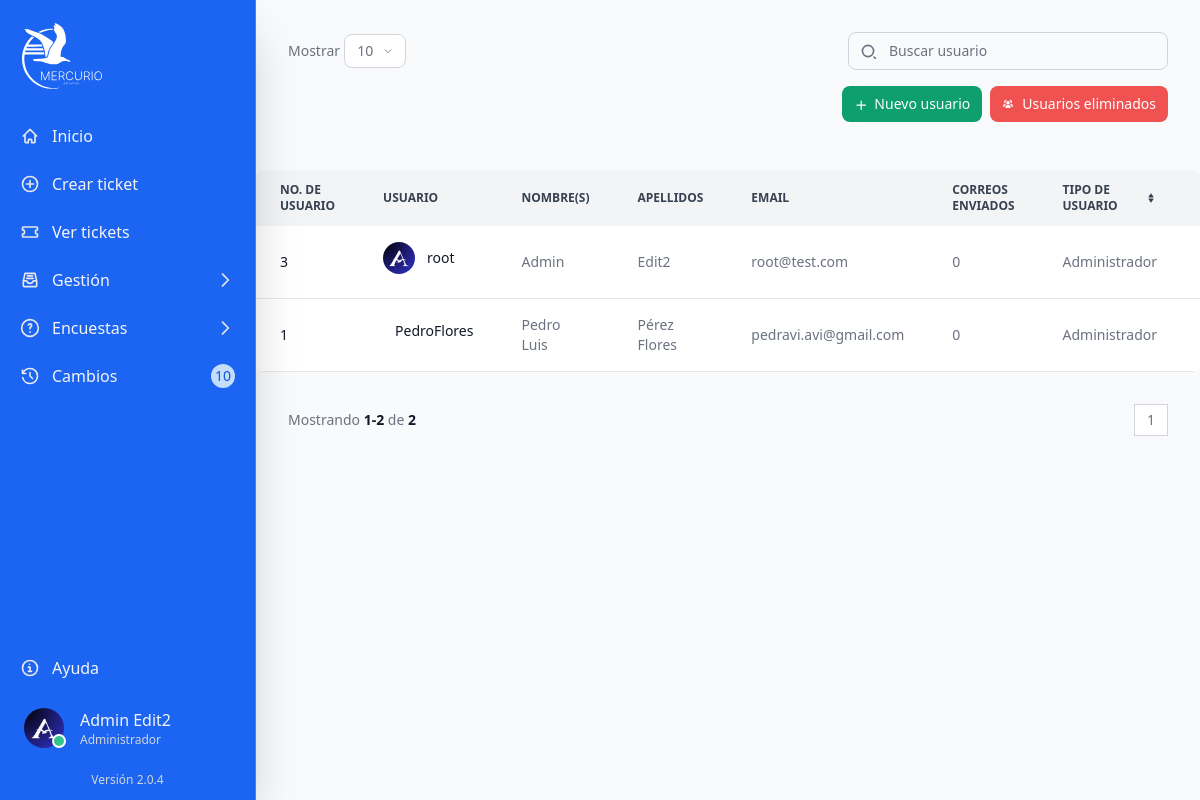
The page /src/web/usuarios.php (signed in) on the database as committed earlier.
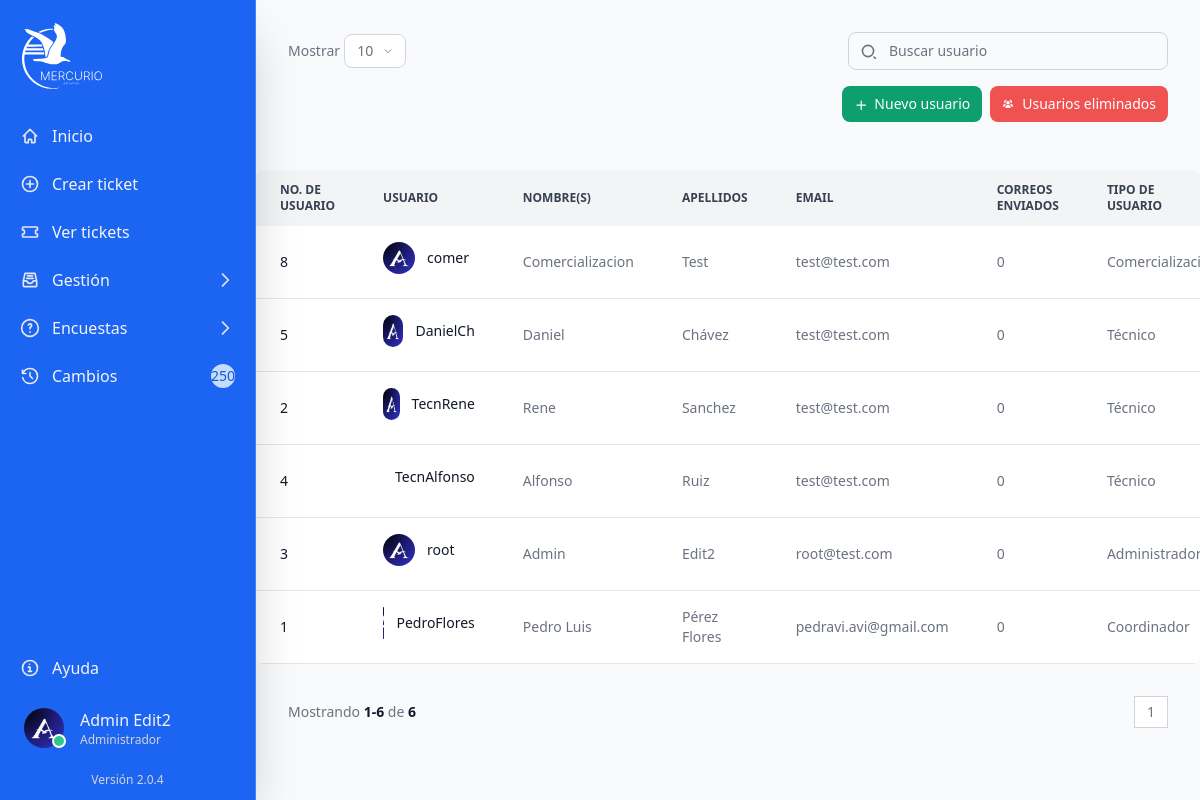
The same page on the database as committed later.
### tables this page shows
CREATE TABLE IF NOT EXISTS `users` (
  `userId` int NOT NULL AUTO_INCREMENT,
  `user` varchar(50) NOT NULL,
  `nombre` varchar(55) NOT NULL,
  `apellido` varchar(55) NOT NULL,
  `email` varchar(200) NOT NULL,
  `imagen` varchar(255) NOT NULL,
  `credencial` varchar(255) NOT NULL,
  `tipo` varchar(20) NOT NULL,
  `password` varchar(255) NOT NULL,
  `code` varchar(255) DEFAULT NULL,
  `token` varchar(255) DEFAULT NULL,
  `token_expiration` timestamp NULL DEFAULT NULL,
  `userStatus` tinyint NOT NULL,
  `fhCreacion` datetime NOT NULL,
  `fhBaja` datetime DEFAULT NULL,
  PRIMARY KEY (`userId`)
);

### src/components/sidebar.php (called while the page is built, shortened)
<?php if ($userRow = $userResult->fetch_assoc()): ?>
            <?php echo userType($_SESSION['tipo']); ?>
<?php endif; ?>

### src/web/usuarios.php (the view, shortened to what the rows shown need)
<?php
include '../configuration/conn-session.php';
function getTotalEmailsSent($userId)
{
    global $conn;
    $query = "SELECT COUNT(*) as total FROM tbticket INNER JOIN users ON tbticket.numTrabajador = users.userId WHERE (estado IN ('0', '1', '2', '3', '4', '5', '6', '8', '9') AND correo != '' AND users.userId = ?)";
    $stmt = $conn->prepare($query);
    $stmt->bind_param("i", $userId);
    $stmt->execute();
    $result = $stmt->get_result();
    $fila = $result->fetch_assoc();
    return $fila['total'];
}
?>
<!DOCTYPE html>
<html lang="es">
<head>
    <link rel="stylesheet" href="../output.css">
    <link rel="stylesheet" href="./loading.css">
</head>
<body class="bg-gray-50 dark:bg-gray-700">
    <?php
    include '../components/sidebar.php';
    include '../components/modal-baja-usuario.php';
    ?>
    <div class="mt-16 sm:mt-0 lg:mb-4 sm:ml-64">
        <div>
            <div class="grid grid-cols-1 gap-4 mb-4">
                <div class="relative overflow-x-auto sm:rounded-lg">
                    <table class="w-full text-sm text-left rtl:text-right text-gray-500 dark:text-gray-400">
                        <thead class="text-xs text-gray-700 uppercase bg-gray-100 dark:bg-gray-900 dark:text-gray-400">
                            <tr>
                                <th scope="col" class="px-6 py-3">
                                    No. de usuario
                                </th>
                                <th scope="col" class="px-6 py-3">
                                    Usuario
                                </th>
                                <th scope="col" class="px-6 py-3">
                                    Nombre(s)
                                </th>
                                <th scope="col" class="px-6 py-3">
                                    Apellidos
                                </th>
                                <th scope="col" class="px-6 py-3">
                                    Email
                                </th>
                                <th scope="col" class="px-6 py-3">
                                    Correos enviados
                                </th>
                                <th scope="col" class="px-6 py-3">
                                    <div class="flex items-center">
                                        Tipo de usuario
                                        <a href="#">
                                        </a>
                                    </div>
                                </th>
                                <th scope="col" class="px-6 py-3">
                                </th>
                            </tr>
                        </thead>
                        <tbody>
                            <?php
                            $registrosPorPagina = 10;
                            $paginaActual = isset($_GET['page']) ? (int) $_GET['page'] : 1;
                            $offset = ($paginaActual - 1) * $registrosPorPagina;
                            $sql = "SELECT * FROM users WHERE userStatus = 0 ORDER BY fhCreacion DESC LIMIT $registrosPorPagina OFFSET $offset";
                            $resultado = $conn->query($sql);
                            while ($fila = $resultado->fetch_assoc()): ?>
                                <tr id="fila_<?php echo $fila['userId']; ?>"
                                    class="bg-white border-b dark:bg-gray-800 dark:border-gray-700">
                                    <th scope="row"
                                        class="px-6 py-4 font-medium text-gray-900 whitespace-nowrap dark:text-white">
                                        <?php echo htmlspecialchars($fila['userId']) ?>
                                    </th>
                                    <td class="flex px-6 py-4 font-medium text-gray-900 whitespace-nowrap dark:text-white">
                                        <?php if ($fila['imagen'] == ''): ?>
                                            <div class="flex items-center justify-center">
                                                <img src="../../assets/imgUsers/default.png" alt="Imagen de usuario"
                                                    class="w-8 h-8 rounded-full">
                                            </div>
                                        <?php endif; ?>
                                        <div class="ms-3 rtl:ms-0 mt-1.5">
                                            <?php echo htmlspecialchars($fila['user']) ?>
                                        </div>
                                    </td>
                                    <td class="px-6 py-4">
                                        <?php echo htmlspecialchars($fila['nombre']) ?>
                                    </td>
                                    <td class="px-6 py-4">
                                        <?php echo htmlspecialchars($fila['apellido']) ?>
                                    </td>
                                    <td class="px-6 py-4">
                                        <?php echo htmlspecialchars($fila['email']) ?>
                                    </td>
                                    <td class="px-6 py-4">
                                        <?php echo getTotalEmailsSent($fila['userId']); ?>
                                    </td>
                                    <td class="px-6 py-4">
                                        <?php echo userType($fila['tipo']); ?>
                                    </td>
                                    <td class="px-6 py-4">
                                    </td>
                                </tr>
                            <?php endwhile; ?>
                        </tbody>
                    </table>
                </div>
            </div>
        </div>
    </div>
</body>
</html>

### src/configuration/conn-session.php (shortened to what the rows shown need)
<?php
function userType($type)
{
   switch ($type) {
      case "admin":
         echo 'Administrador';
         break;
      case "coordinador":
         echo 'Coordinador';
         break;
      case "comercializacion":
         echo 'Comercialización';
         break;
      case "tecnico":
         echo 'Técnico';
         break;
   }
}

Rows that differ between the two databases and show on the page:
added users: userId "8", user "comer", nombre "Comercializacion", apellido "Test", email "test@test.com", userId "0", tipo "Comercialización"
added users: userId "5", user "DanielCh", nombre "Daniel", apellido "Chávez", email "test@test.com", userId "0", tipo "Técnico"
added users: userId "2", user "TecnRene", nombre "Rene", apellido "Sanchez", email "test@test.com", userId "0", tipo "Técnico"
now on this page (row edited): users: userId "4", user "TecnAlfonso", nombre "Alfonso", apellido "Ruiz", email "test@test.com", userId "0", tipo "Técnico"
changed users "PedroFlores": tipo "Administrador" → "Coordinador"
Other text that changed with them:
$totalTickets: "10" → "250"
min($offset + $registrosPorPagina, $totalRegistros): "2" → "6"
$totalRegistros: "2" → "6"
